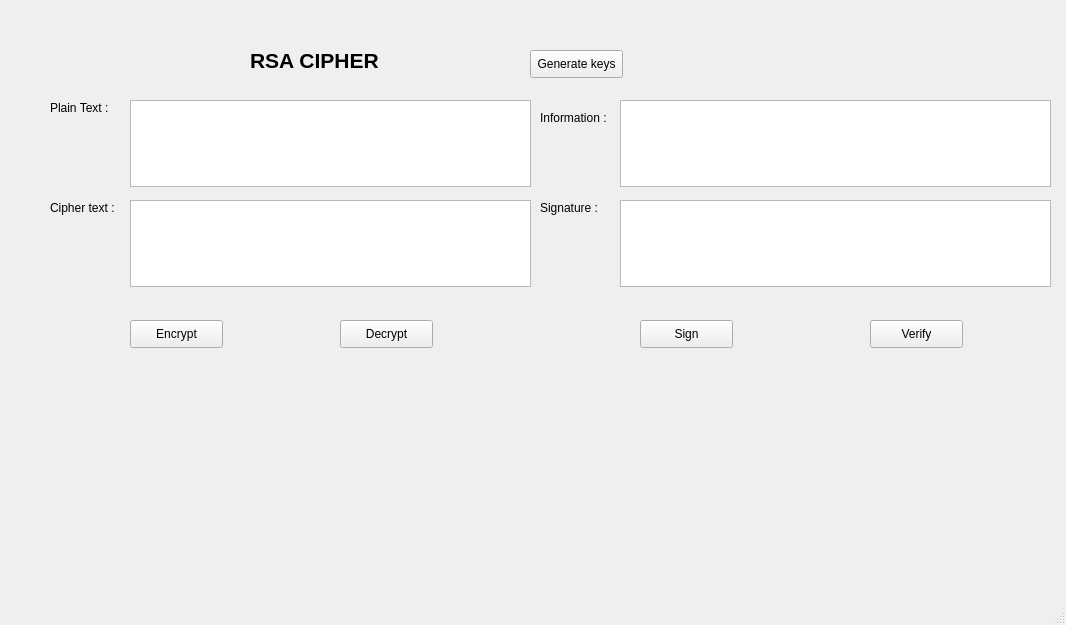
<?xml version="1.0" encoding="UTF-8"?>
<ui version="4.0">
 <class>mainWindow</class>
 <widget class="QMainWindow" name="mainWindow">
  <property name="geometry">
   <rect>
    <x>0</x>
    <y>0</y>
    <width>1066</width>
    <height>625</height>
   </rect>
  </property>
  <property name="windowTitle">
   <string>MainWindow</string>
  </property>
  <widget class="QWidget" name="centralwidget">
   <widget class="QLabel" name="label">
    <property name="geometry">
     <rect>
      <x>250</x>
      <y>30</y>
      <width>181</width>
      <height>61</height>
     </rect>
    </property>
    <property name="font">
     <font>
      <pointsize>16</pointsize>
      <weight>75</weight>
      <bold>true</bold>
     </font>
    </property>
    <property name="text">
     <string>RSA CIPHER</string>
    </property>
   </widget>
   <widget class="QPushButton" name="btn_gen_keys">
    <property name="geometry">
     <rect>
      <x>530</x>
      <y>50</y>
      <width>93</width>
      <height>28</height>
     </rect>
    </property>
    <property name="text">
     <string>Generate keys</string>
    </property>
   </widget>
   <widget class="QLabel" name="label_2">
    <property name="geometry">
     <rect>
      <x>50</x>
      <y>100</y>
      <width>71</width>
      <height>16</height>
     </rect>
    </property>
    <property name="text">
     <string>Plain Text :</string>
    </property>
   </widget>
   <widget class="QLabel" name="label_3">
    <property name="geometry">
     <rect>
      <x>50</x>
      <y>200</y>
      <width>71</width>
      <height>16</height>
     </rect>
    </property>
    <property name="text">
     <string>Cipher text :</string>
    </property>
   </widget>
   <widget class="QLabel" name="label_4">
    <property name="geometry">
     <rect>
      <x>540</x>
      <y>110</y>
      <width>81</width>
      <height>16</height>
     </rect>
    </property>
    <property name="text">
     <string>Information :</string>
    </property>
   </widget>
   <widget class="QLabel" name="label_5">
    <property name="geometry">
     <rect>
      <x>540</x>
      <y>200</y>
      <width>71</width>
      <height>16</height>
     </rect>
    </property>
    <property name="text">
     <string>Signature : </string>
    </property>
   </widget>
   <widget class="QPlainTextEdit" name="txt_plain_text">
    <property name="geometry">
     <rect>
      <x>130</x>
      <y>100</y>
      <width>401</width>
      <height>87</height>
     </rect>
    </property>
   </widget>
   <widget class="QPlainTextEdit" name="txt_cipher_text">
    <property name="geometry">
     <rect>
      <x>130</x>
      <y>200</y>
      <width>401</width>
      <height>87</height>
     </rect>
    </property>
   </widget>
   <widget class="QPlainTextEdit" name="txt_info">
    <property name="geometry">
     <rect>
      <x>620</x>
      <y>100</y>
      <width>431</width>
      <height>87</height>
     </rect>
    </property>
   </widget>
   <widget class="QPlainTextEdit" name="txt_sign">
    <property name="geometry">
     <rect>
      <x>620</x>
      <y>200</y>
      <width>431</width>
      <height>87</height>
     </rect>
    </property>
   </widget>
   <widget class="QPushButton" name="btn_encrypt">
    <property name="geometry">
     <rect>
      <x>130</x>
      <y>320</y>
      <width>93</width>
      <height>28</height>
     </rect>
    </property>
    <property name="text">
     <string>Encrypt</string>
    </property>
   </widget>
   <widget class="QPushButton" name="btn_decrypt">
    <property name="geometry">
     <rect>
      <x>340</x>
      <y>320</y>
      <width>93</width>
      <height>28</height>
     </rect>
    </property>
    <property name="text">
     <string>Decrypt</string>
    </property>
   </widget>
   <widget class="QPushButton" name="btn_sign">
    <property name="geometry">
     <rect>
      <x>640</x>
      <y>320</y>
      <width>93</width>
      <height>28</height>
     </rect>
    </property>
    <property name="text">
     <string>Sign</string>
    </property>
   </widget>
   <widget class="QPushButton" name="btn_verify">
    <property name="geometry">
     <rect>
      <x>870</x>
      <y>320</y>
      <width>93</width>
      <height>28</height>
     </rect>
    </property>
    <property name="text">
     <string>Verify</string>
    </property>
   </widget>
  </widget>
  <widget class="QMenuBar" name="menubar">
   <property name="geometry">
    <rect>
     <x>0</x>
     <y>0</y>
     <width>1066</width>
     <height>26</height>
    </rect>
   </property>
  </widget>
  <widget class="QStatusBar" name="statusbar"/>
 </widget>
 <resources/>
 <connections/>
</ui>
